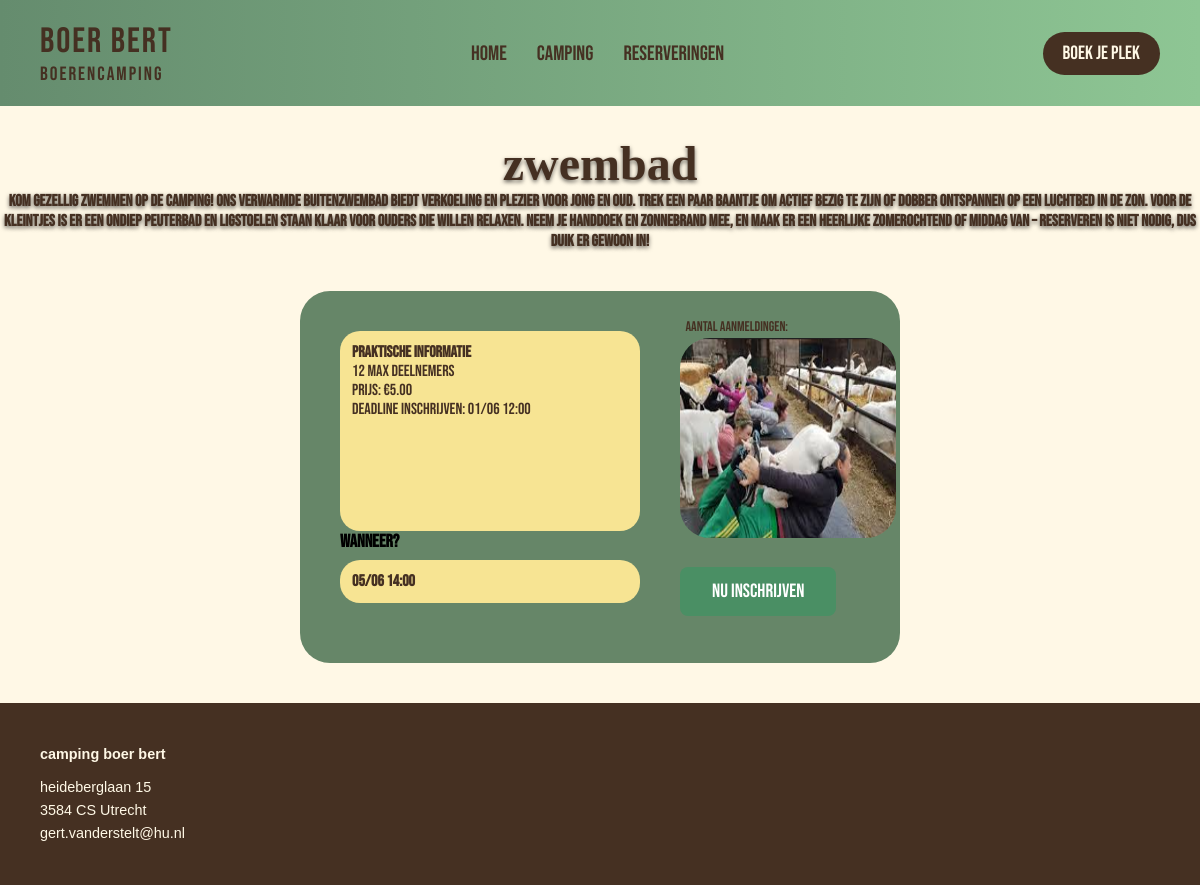
/public/activiteit.php?id=1, run on the app's committed database.
### tables this page shows
CREATE TABLE ActiviteitTijden (
    id INT PRIMARY KEY AUTO_INCREMENT,
    activiteit_id INT NOT NULL,
    deadline_inschrijven DATETIME NOT NULL,
    starttijd DATETIME NOT NULL,
    eindtijd DATETIME,
    status VARCHAR(20) DEFAULT 'beschikbaar',
    CONSTRAINT fk_activiteit FOREIGN KEY (activiteit_id) REFERENCES Activiteiten(id) ON DELETE CASCADE,
    CONSTRAINT chk_status CHECK (status IN ('beschikbaar', 'vol', 'geannuleerd'))
);

CREATE TABLE Activiteiten (
    id INT PRIMARY KEY AUTO_INCREMENT,
    naam VARCHAR(100) NOT NULL,
    titel TEXT,
    beschrijving VARCHAR(1000),
    max_deelnemers INT,
    prijs DECIMAL(10, 2),
    tag VARCHAR(100),
    banner VARCHAR(100)
);

### public/activiteit.php (the view, shortened to what this page needs)
<?php
$server = "localhost";
$gebruiker = "root";
$wachtwoord = "";
$database = "ActiviteitenDB";
$conn = new mysqli($server, $gebruiker, $wachtwoord, $database);
$id = (int)($_GET['id'] ?? 0);
$sql = "
  SELECT
    a.id,
    a.naam,
    a.beschrijving,
    a.max_deelnemers,
    a.prijs,
    t.id AS tijd_id,
    t.deadline_inschrijven,
    t.starttijd,
    t.eindtijd,
    t.status
  FROM Activiteiten a
  LEFT JOIN ActiviteitTijden t
    ON a.id = t.activiteit_id
  WHERE a.id = ?
";
$stmt = $conn->prepare($sql);
$stmt->bind_param("i", $id);
$stmt->execute();
$resultaat = $stmt->get_result();
?>
<!DOCTYPE html>
<html lang="en">
<head>
</head>
<body>
  <?php include __DIR__ . '/../includes/header.php'; ?>
  <?php while ($row = $resultaat->fetch_assoc()) { ?>
    <div class="top-text">
      <h1><?= $row['naam']; ?> </h1>
      <h3 class="subtitle"><?= $row['beschrijving']; ?> </h3>
    </div>
    <div class="container">
      <div class="1">
        <div class="info-box"><b>Praktische informatie</b>
          <p><?= $row['max_deelnemers']; ?> max deelnemers
          <p>
          <p class="prijs">Prijs: €<?= $row['prijs']; ?></p>
          <?php $date = date_create("$row[deadline_inschrijven]");
          ?>
          <p>deadline inschrijven: <?= date_format($date, "d/m H:i") ?></p>
        </div>
        <div class="wanneer">
          <h2>Wanneer?</h2>
        </div>
        <?php $date = date_create("$row[starttijd]");
        ?>
        <div class="inputveld"><b><?= date_format($date, "d/m H:i")  ?></b></div>
      </div>
    <?php }; ?>
    <div class="2">
      <div class="image-section">
        <div class="top-texta">Aantal aanmeldingen:</div>
        <img src="/Porthoes/public/images/geitenyoga.png" alt="Activiteit Afbeelding" width="500px" height="200px">
      </div>
      <a href="reserveer.php?id=1" class="btn">Nu inschrijven</a>
    </div>
    </div>
  <?php include __DIR__ . '/../includes/footer.php'; ?>
</body>
</html>

### public/activiteit.php (style rules this page uses)
body { background-color: #edf4e8; margin: 0; padding: 0; font-family: 'Arial', serif; }
.container { background-color: #668668; width: 50%; margin: 40px auto; padding: 40px; border-radius: 30px; display: flex; gap: 40px; align-items: center; flex-direction: row; }
.wanneer { width: 35%; color: black; }
.wanneer h2 { font-size: 18px; margin-bottom: 8px; }
h1 { text-align: center; margin-top: 30px; font-size: 48px; font-family: "Georgia", serif; }
.inputveld { background-color: #f7e493; border-radius: 20px; padding: 12px; margin-bottom: 20px; width: 100%; border: none; font-size: 16px; }
.info-box { background-color: #f7e493; border-radius: 20px; padding: 12px; width: 300px; height: 200px; border: none; font-size: 16px; resize: none; }
.btn { display: inline-block; margin-top: 1.5rem; background: #4a8f64; color: #fff; padding: 0.8rem 2rem; border-radius: 8px; font-size: 1.2rem; text-decoration: none; transition: 0.2s; }
.image-section { width: 60%; position: relative; }
.image-section img { width: 200%; border-radius: 30px; }
.top-text { text-align: center; top: -10px; right: 0; font-size: 14px; text-shadow: 0 2px 4px rgba(0, 0, 0, 0.6); }
.top-texta { position: absolute; top: -20px; right: 0px; font-size: 14px; }

### includes/header.php (style rules this page uses)
:root { --celadon: #8EC694; --sky: #81C9F8; --coffee: #453022; --ivory: #FFF8E6; --green: #658C6E }
* { box-sizing: border-box; margin: 0; padding: 0; }
.header-body { font-family: 'Bebas Neue', sans-serif; background-color: var(--ivory); color: var(--coffee); }

### data on the page
activiteittijden: activiteit.naam "zwembad", activiteit.beschrijving "Kom gezellig zwemmen op de camping! Ons verwarmde buitenzwembad biedt verkoeling en plezier voor jong en oud. Trek een paar baantje om actief bezig te zijn of dobber ontspannen op een luchtbed in de zon. Voor de kleintjes is er een ondiep peuterbad en ligstoelen staan klaar voor ouders die willen relaxen. Neem je handdoek en zonnebrand mee, en maak er een heerlijke zomerochtend of middag van – reserveren is niet nodig, dus duik er gewoon in!", activiteit.max_deelnemers "12", activiteit.prijs "5.00", deadline_inschrijven "01/06 12:00", starttijd "05/06 14:00"
